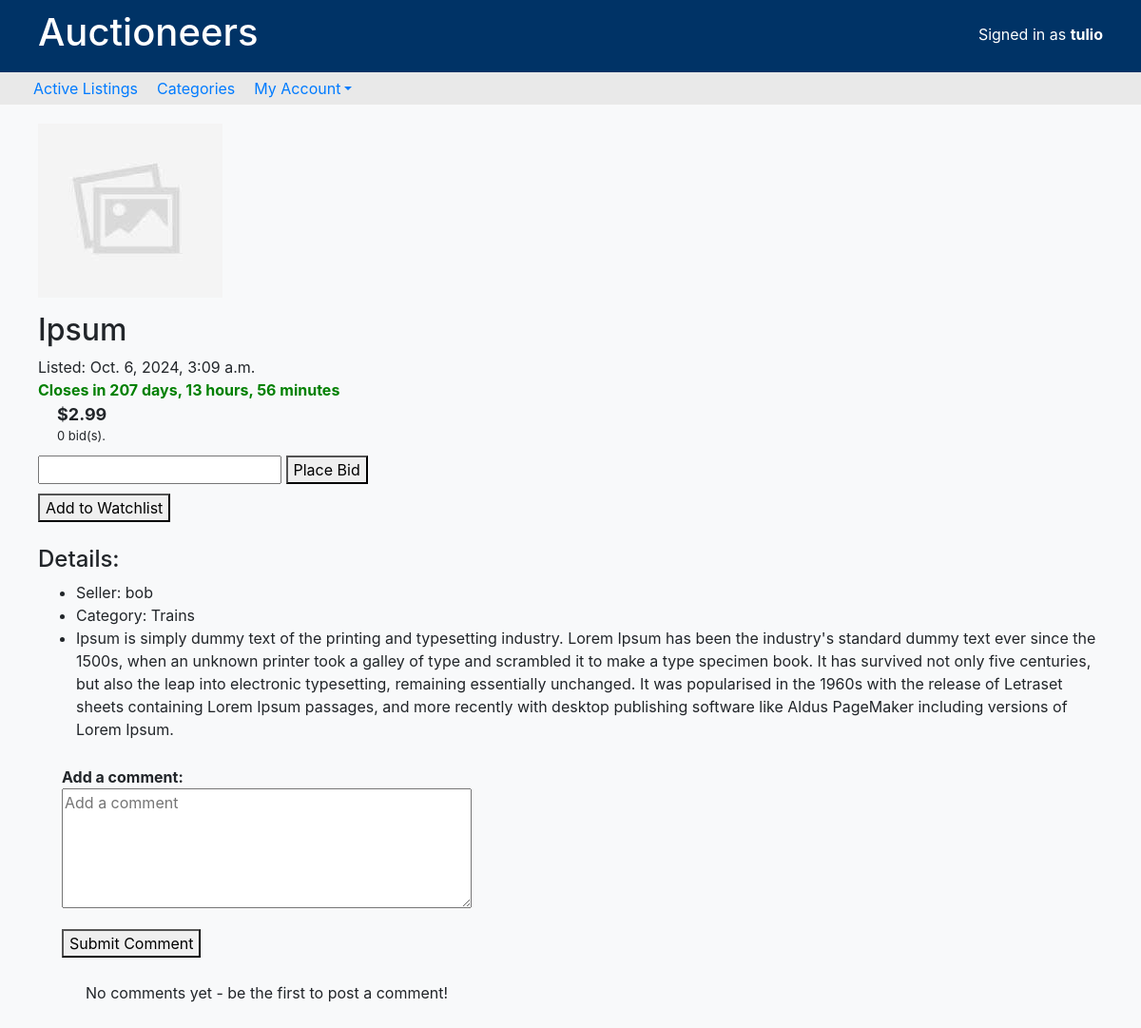
The app's page /item/2 (signed in), older data.
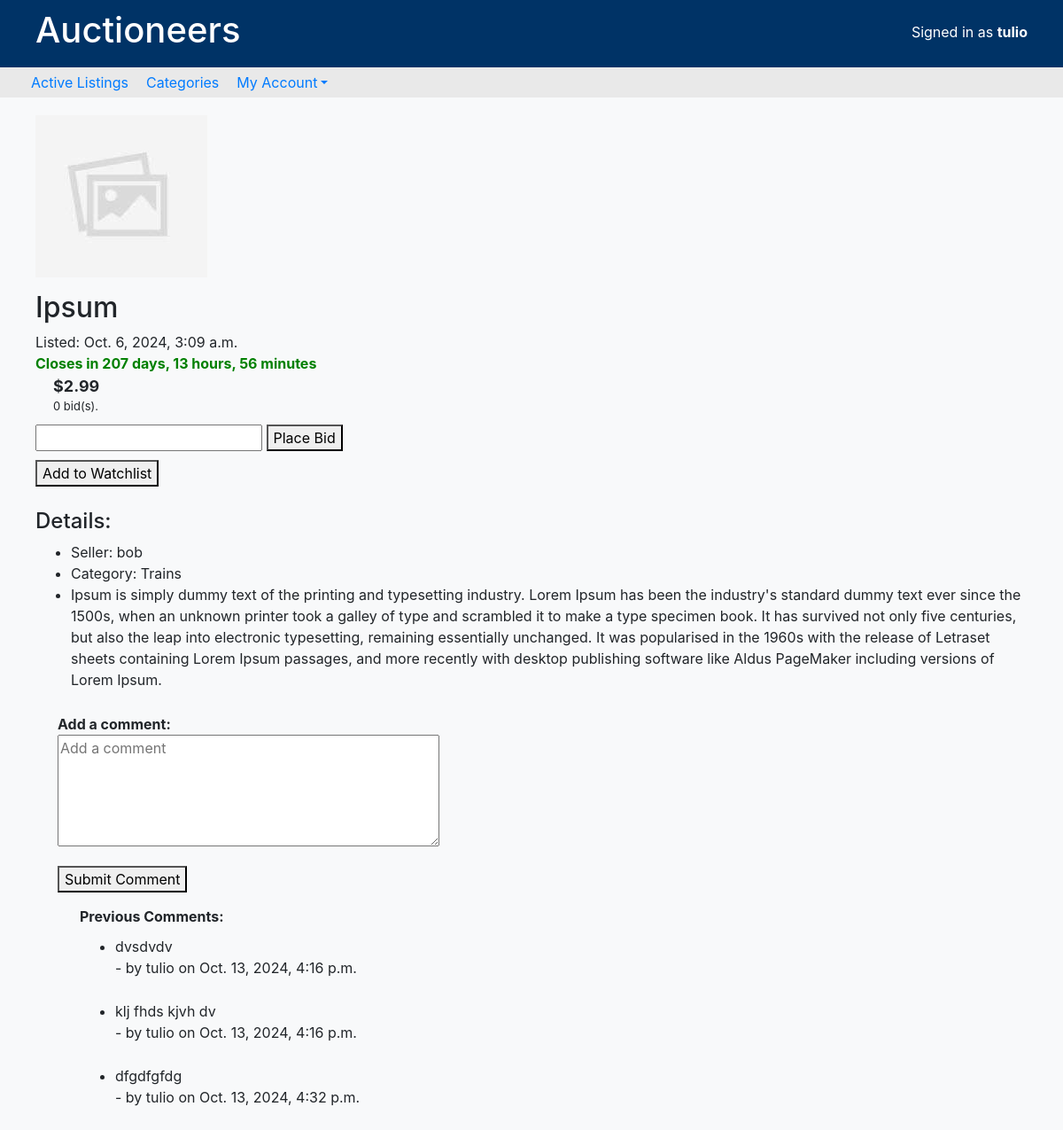
The same page, newer data.
### auctions/models.py (models this page shows)
class Comment(models.Model):
    user = models.ForeignKey(User, on_delete=models.CASCADE, related_name="comments")
    timestamp = models.DateTimeField(auto_now_add=True)
    listing = models.ForeignKey(
        Auction_Listing, on_delete=models.CASCADE, related_name="comments"
    )
    content = models.TextField()

class User(AbstractUser):
    watchlist = models.ManyToManyField(
        "Auction_Listing", related_name="watched_by", blank=True
    )
    purchases = models.ManyToManyField(
        "Auction_Listing", related_name="purchased_by", blank=True
    )

### auctions/views.py (the view, shortened to what this page needs)
# urls.py: path("item/<int:listing_id>", views.listing_detail, name="listing_detail"),
def listing_detail(request, listing_id):
    listing = get_object_or_404(Auction_Listing, id=listing_id)
    price = listing.price
    seller = listing.seller
    message = ""
    bids = listing.bids.count()
    comments = listing.comments.all()
    comment_form = CommentForm()
    time_remaining_message, _ = util_functions.get_time_remaining(listing.closing_time)
    if listing.has_ended() and listing.is_open:
        listing.close_auction()
    return render(
        request,
        "auctions/listing_detail.html",
        {
            "listing": listing,
            "price": price,
            "bids": bids,
            "seller": seller,
            "message": message,
            "time_remaining_message": time_remaining_message,
            "comments": comments,
            "comment_form": comment_form,
        },
    )

### auctions/forms.py
class CommentForm(forms.ModelForm):
    class Meta:
        model = Comment
        fields = ["content"]
    def __init__(self, *args, **kwargs):
        super().__init__(*args, **kwargs)
        self.fields["content"].widget.attrs.update(
            {"placeholder": "Add a comment", "rows": 5}
        )
        self.fields["content"].label = ""

### auctions/models.py (called while the page is built)
    def __str__(self):
        return self.title

    def has_ended(self):
        return (
            not self.is_open or timezone.now() - timedelta(hours=4) >= self.closing_time
        )

### auctions/util_functions.py (called while the page is built)
def get_time_remaining(closing_time):
    now = timezone.make_aware(datetime.now())
    time_remaining = closing_time - now
    if time_remaining.total_seconds() > 0:
        days = time_remaining.days
        hours = time_remaining.seconds // 3600
        minutes = (time_remaining.seconds % 3600) // 60
        seconds = time_remaining.seconds % 60
        return get_expiration_msg((days, hours, minutes, seconds))
    else:
        return "Auction Closed", True

### auctions/templates/auctions/listing_detail.html (shortened to what this page needs)
{% extends "auctions/layout.html" %}
{% load tz %}
{% block body %}
<div>
    <img src="{{ listing.image.url }}" alt="Listing Image" id="listing_img"
        onclick="window.open('{{ listing.image.url }}', '_blank', 'width=800', 'height=600');" style="cursor: pointer">
</div>
<div id="title">
    <h2>{{ listing.title }}</h2>
</div>
<div>Listed: {{ listing.timestamp }}</div>
<div
    id="{% if 'Hurry' in time_remaining_message %}closing_time_soon{% elif 'Auction Closed' in time_remaining_message %}closing_time_closed{% else %}closing_time_running{% endif %}">
    {{ time_remaining_message }}
</div>
<div id="price_bid_container">
    <div id="listing_price">
        ${{ listing.price }}
    </div>
    <div>
        {{ bids }} bid(s).
    </div>
</div>
<div>
    {% if user.is_authenticated and listing.seller.id != user.id and listing.is_open %}
    <form id="bid_form" action="{% url 'listing_detail' listing.id %}" method="POST">
        <input type="number" id="bid_amount" name="bid_amount" step="0.01" min="0.01" required>
        <button type="submit" name="action" value="bid">Place Bid</button>
    </form>
    <form action="{% url 'listing_detail' listing.id %}" method="POST">
        <button type="submit" name="action" value="toggle_watchlist">
            {% if listing in user.watchlist.all %}
            Remove from Watchlist
            {% else %}
            Add to Watchlist
            {% endif %}
        </button>
    </form>
    {% endif %}
</div>
</div>
<div id="details">
    <h4>Details:</h4>
    <ul>
        <li>
            Seller: {{ listing.seller }}
        </li>
        <li>
            Category: {{ listing.category }}
        </li>
        <li>
            {{ listing.description }}
        </li>
    </ul>
    <div id="comment_block">
        {% if user.is_authenticated %}
        <div>Add a comment:</div>
        <form action="{% url 'listing_detail' listing.id %}" method="POST">
            {{ comment_form.as_p }}
            <button type="submit" name="action" value="submit_comment">Submit Comment</button>
        </form>
        <div id="comments_heading">
            {% if comments %}
            Previous Comments:
            <ul>
                {% for comment in comments %}
                <li id="comments">
                    {{ comment.content }}
                    <p>
                        - by {{ comment.user.username }} on {{ comment.timestamp|localtime }}
                    </p>
                </li>
                {% endfor %}
            </ul>
            {% else %}
            <div id="comments">
                No comments yet - be the first to post a comment!
            </div>
            {% endif %}
        </div>
        {% endif %}
    </div>
</div>
{% endblock %}

Row changes from the older to the newer data that the page shows:
added Comment: content "dvsdvdv", user.username "tulio", timestamp "Oct. 13, 2024, 4:16 p.m."
added Comment: content "klj fhds kjvh dv", user.username "tulio", timestamp "Oct. 13, 2024, 4:16 p.m."
added Comment: content "dfgdfgfdg", user.username "tulio", timestamp "Oct. 13, 2024, 4:32 p.m."
Text that changed along with them:
text no longer shown: "No comments yet - be the first to post a comment!"
text now shown: "Previous Comments:"
